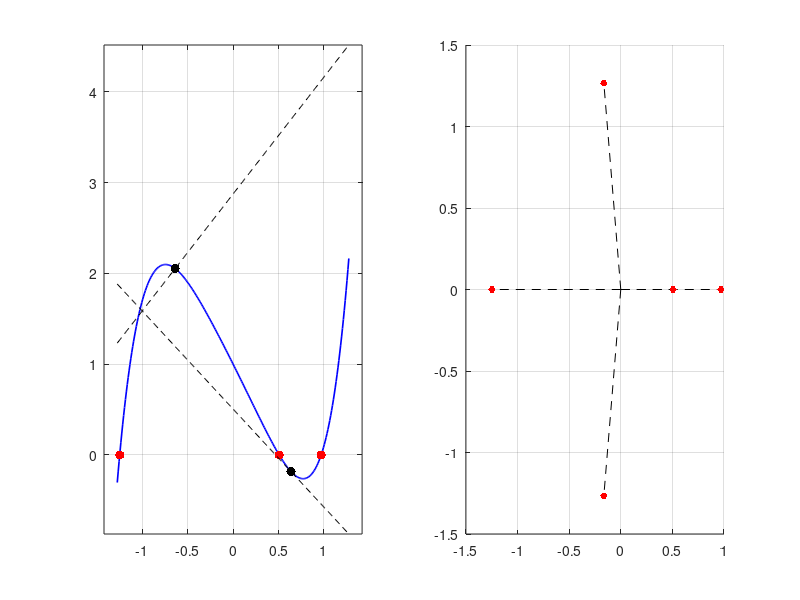

MATLAB code to generate this figure: (Note: this script raises an error after producing the figure.)
%% 1
clear;
x = -10:0.01:10;
y = x.^3 - 3.55.*x.^2+5.1.*x-3.1;
yP = [1 -3.55 5.1 -3.1];
plot(x, y, 'LineWidth', 1.2);
hold on;
R = roots(yP);
L = real(R) == R;
R = R(L);
plot(R, 0, '.', 'MarkerSize', 20);
grid on;

%% 2a
clear;
P = [1 0.1 0.2 -0.2 -2 1];
R = roots(P);
Real = R(real(R) == R);
Max = max(abs(R));
X = -Max:0.01:Max;
Y = X.^5+0.1.*X.^4+0.2.*X.^3-0.2.*X.^2-2.*X+1;
subplot(1, 2, 1);
plot(X,Y, 'b', 'LineWidth', 1.2);
hold on;
plot(Real, 0, '.r', 'MarkerSize', 20);
x1 = 1/2*Max;
y1 = polyval(P, x1);
D = polyder(P);
k1 = polyval(D, x1);
K = k1*(X-x1)+y1;
plot(X, K, 'k--');
plot(x1, y1, '.k', 'MarkerSize', 20);
x2 = -1/2*Max;
y2 = polyval(P, x2);
k2 = -1/polyval(D, x2);
N = k2*(X-x2)+y2;
plot(X, N, 'k--');
plot(x2, y2, '.k', 'MarkerSize', 20);
grid on;
axis equal
hold off
subplot(1, 2, 2)
Re = real(R);
Im = imag(R);
hold on
for i = 1:size(R)
    plot([0 Re(i)], [0 Im(i)], 'k--');
end
plot(Re, Im, '.r', 'MarkerSize', 15);
grid on;
hold off;

%% 4a
clear;
P = [1 -2 6 -10 16];
X0 = 4;
Ans = P(1);
for i = 2:1:5
    Val = X0*Ans(i-1)+P(i);
    Ans = [Ans Val];
end
disp(Val);
disp(polyval(P, X0));
D = (polyval(polyder(P), X0));
P = Ans;
Ans = P(1);
for i = 2:1:4
    Val = X0*Ans(i-1)+P(i);
    Ans = [Ans Val];
end
disp(Val);
disp(D)

%% 4b
clear;
P = [1 1+2i 0 -(1+3i) 0 7];
X0 = -2-i;
Ans = P(1);
for i = 2:1:6
    Val = X0*Ans(i-1)+P(i);
    Ans = [Ans Val];
end
disp(Val);
disp(polyval(P, X0));
D = (polyval(polyder(P), X0));

P = Ans;
Ans = P(1);
for i = 2:1:5
    Val = X0*Ans(i-1)+P(i);
    Ans = [Ans Val];
end
disp(Val);
disp(D)

%% 5
%???

%% 6_1
clear;
syms b;
b = collect(b^2);
B = sym2poly(b);
syms a;
a = collect((a-1)*(a+2)*(a+3));
A = sym2poly(a);
[r, p] = residue(B, A);
syms x
C = [];
for i=1:size(r)
    C = [C r(i)*1/(x-(p(i)))];
    
end
disp(C);

%% 6_2
clear;
syms b;
b = collect(3+b);
B = sym2poly(b);
syms a;
a = collect((a-1)*(a^2+1));
A = sym2poly(a);
[r, p] = residue(B, A);
disp(r);
disp(p);

%% 6_3
clear;
syms b;
b = collect(b^2);
B = sym2poly(b);
syms a;
a = collect((b^4-1));
A = sym2poly(a);
[r, p] = residue(B, A);
disp(r);
disp(p);

%% 7_1
%???

%% 7_2
x = [-1 0 1 2 3];
y = [6 5 0 3 2];
X = -10:0.01:10;
Y = interp1(x, y, X);
plot(X, Y);
%% доделать
